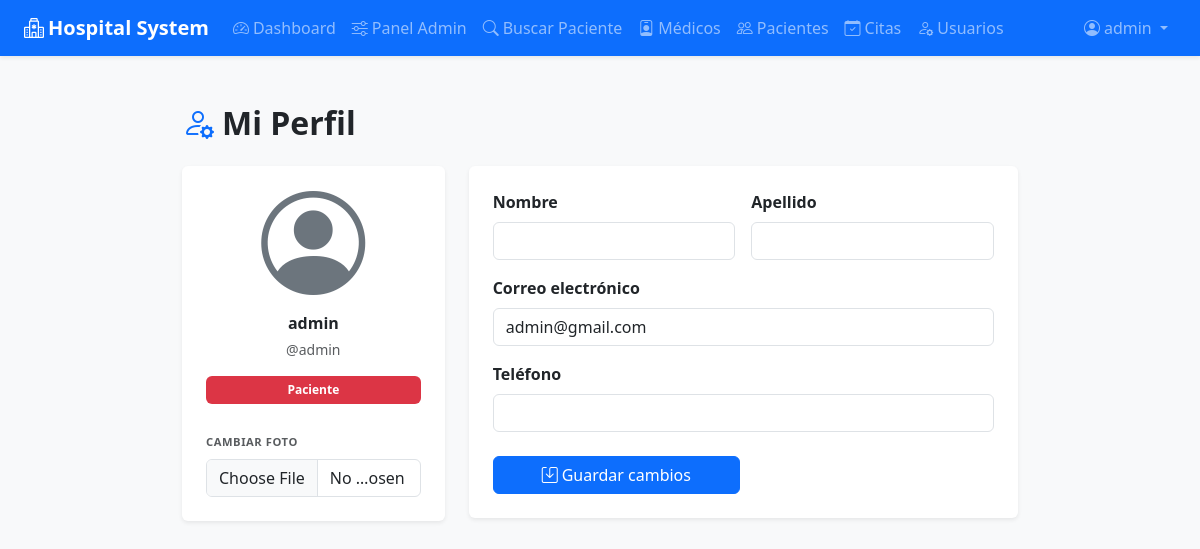
The app's page /users/profile/ (signed in) with its own data.
### users/models.py (models this page shows, shortened)
class CustomUser(AbstractUser):
    ADMIN = 'ADMIN'
    MEDICO = 'MEDICO'
    PACIENTE = 'PACIENTE'
    ROLE_CHOICES = [
        (ADMIN, 'Administrador'),
        (MEDICO, 'Médico'),
        (PACIENTE, 'Paciente'),
    ]
    role = models.CharField(max_length=10, choices=ROLE_CHOICES, default=PACIENTE)
    phone = models.CharField(max_length=15, blank=True, null=True)
    photo = models.ImageField(upload_to='users/', blank=True, null=True)
    created_at = models.DateTimeField(auto_now_add=True)
    @property
    def is_admin(self):
        return self.role == self.ADMIN or self.is_superuser

### users/views.py (the view, shortened to what this page needs)
# urls.py: path('profile/', ProfileView.as_view(), name='profile'),
class ProfileView(LoginRequiredMixin, View):
    template_name = 'users/profile.html'
    def get(self, request):
        form = ProfileForm(instance=request.user)
        return render(request, self.template_name, {'form': form})

### users/forms.py (shortened to what this page needs)
class ProfileForm(forms.ModelForm):
    class Meta:
        model = User
        fields = ['first_name', 'last_name', 'email', 'phone', 'photo']
        widgets = {
            'first_name': forms.TextInput(attrs={'class': 'form-control'}),
            'last_name': forms.TextInput(attrs={'class': 'form-control'}),
            'email': forms.EmailInput(attrs={'class': 'form-control'}),
            'phone': forms.TextInput(attrs={'class': 'form-control'}),
            'photo': forms.ClearableFileInput(attrs={'class': 'form-control'}),
        }

### templates/users/profile.html (shortened to what this page needs)
{% extends "base.html" %}
{% block content %}
<div class="container py-5" style="max-width: 860px;">
  <h2 class="mb-4 fw-semibold">
    <i class="bi bi-person-gear me-2 text-primary"></i>Mi Perfil
  </h2>
  <form method="post" enctype="multipart/form-data" novalidate>
    <div class="row g-4">
      <div class="col-md-4">
        <div class="card shadow-sm border-0 text-center p-4">
          {% if request.user.photo %}
            <img src="{{ request.user.photo.url }}"
                 class="rounded-circle mx-auto mb-3 d-block object-fit-cover border border-2 border-primary-subtle"
                 style="width:110px;height:110px;">
          {% else %}
            <i class="bi bi-person-circle text-secondary d-block mb-3" style="font-size:6.5rem;line-height:1;"></i>
          {% endif %}
          <p class="fw-semibold mb-1">{{ request.user.get_full_name|default:request.user.username }}</p>
          <p class="text-muted small mb-3">@{{ request.user.username }}</p>
          {% if request.user.is_admin %}
            <span class="badge bg-danger px-3 py-2 mb-4">{{ request.user.get_role_display }}</span>
          {% elif request.user.is_medico %}
            <span class="badge bg-primary px-3 py-2 mb-4">{{ request.user.get_role_display }}</span>
          {% else %}
            <span class="badge bg-success px-3 py-2 mb-4">{{ request.user.get_role_display }}</span>
          {% endif %}
          <div class="text-start">
            <label class="form-label fw-semibold small text-muted text-uppercase" style="font-size:.7rem;letter-spacing:.05em;">
              Cambiar foto
            </label>
            {{ form.photo }}
          </div>
        </div>
      </div>
      <div class="col-md-8">
        <div class="card shadow-sm border-0 p-4">
          <div class="row g-3">
            <div class="col-sm-6">
              <label class="form-label fw-semibold" for="{{ form.first_name.id_for_label }}">Nombre</label>
              {{ form.first_name }}
            </div>
            <div class="col-sm-6">
              <label class="form-label fw-semibold" for="{{ form.last_name.id_for_label }}">Apellido</label>
              {{ form.last_name }}
            </div>
            <div class="col-12">
              <label class="form-label fw-semibold" for="{{ form.email.id_for_label }}">Correo electrónico</label>
              {{ form.email }}
            </div>
            <div class="col-12">
              <label class="form-label fw-semibold" for="{{ form.phone.id_for_label }}">Teléfono</label>
              {{ form.phone }}
            </div>
          </div>
          <div class="mt-4 d-flex gap-2">
            <button type="submit" class="btn btn-primary px-5">
              <i class="bi bi-save me-1"></i>Guardar cambios
            </button>
          </div>
        </div>
      </div>
    </div>
  </form>
</div>
{% endblock %}

### templates/base.html (shortened to what this page needs)
<!DOCTYPE html>
<html lang="es">
<head>
    <link href="https://cdn.jsdelivr.net/npm/bootstrap@5.3.2/dist/css/bootstrap.min.css" rel="stylesheet">
    <link href="https://cdn.jsdelivr.net/npm/bootstrap-icons@1.11.3/font/bootstrap-icons.css" rel="stylesheet">
</head>
<body class="bg-light">
    {% block navbar %}
    {% if user.is_authenticated %}
    <nav class="navbar navbar-expand-lg navbar-dark bg-primary shadow-sm">
      <div class="container-fluid px-4">
        <a class="navbar-brand fw-bold" href="{% url 'dashboard:home' %}">
          <i class="bi bi-hospital me-1"></i>Hospital System
        </a>
        <div class="collapse navbar-collapse" id="navMain">
          <ul class="navbar-nav me-auto">
            {% if user.is_admin %}
            <li class="nav-item">
              <a class="nav-link{% if request.resolver_match.url_name == 'admin_dashboard' %} active{% endif %}"
                 href="{% url 'dashboard:admin_dashboard' %}">
                <i class="bi bi-speedometer2 me-1"></i>Dashboard
              </a>
            </li>
            <li class="nav-item">
              <a class="nav-link{% if request.resolver_match.url_name == 'admin_panel' %} active{% endif %}"
                 href="{% url 'dashboard:admin_panel' %}">
                <i class="bi bi-sliders me-1"></i>Panel Admin
              </a>
            </li>
            <li class="nav-item">
              <a class="nav-link{% if request.resolver_match.url_name == 'search_pacientes' %} active{% endif %}"
                 href="{% url 'dashboard:search_pacientes' %}">
                <i class="bi bi-search me-1"></i>Buscar Paciente
              </a>
            </li>
            <li class="nav-item">
              <a class="nav-link" href="{% url 'medical:doctor_list' %}">
                <i class="bi bi-person-badge me-1"></i>Médicos
              </a>
            </li>
            <li class="nav-item">
              <a class="nav-link" href="{% url 'medical:patient_list' %}">
                <i class="bi bi-people me-1"></i>Pacientes
              </a>
            </li>
            <li class="nav-item">
              <a class="nav-link" href="{% url 'appointments:cita_list' %}">
                <i class="bi bi-calendar-check me-1"></i>Citas
              </a>
            </li>
            <li class="nav-item">
              <a class="nav-link" href="{% url 'users:user_list' %}">
                <i class="bi bi-person-gear me-1"></i>Usuarios
              </a>
            </li>
            {% endif %}
          </ul>
          <ul class="navbar-nav">
            <li class="nav-item dropdown">
              <a class="nav-link dropdown-toggle" href="#" data-bs-toggle="dropdown">
                <i class="bi bi-person-circle me-1"></i>{{ user.get_full_name|default:user.username }}
              </a>
            </li>
          </ul>
        </div>
      </div>
    </nav>
    {% endif %}
    {% endblock %}
    {% block content %}{% endblock %}
</body>
</html>

### records on screen
CustomUser: get_full_name "admin", user.get_full_name "admin", user.username "admin", user.role "Paciente", email "admin@gmail.com"
